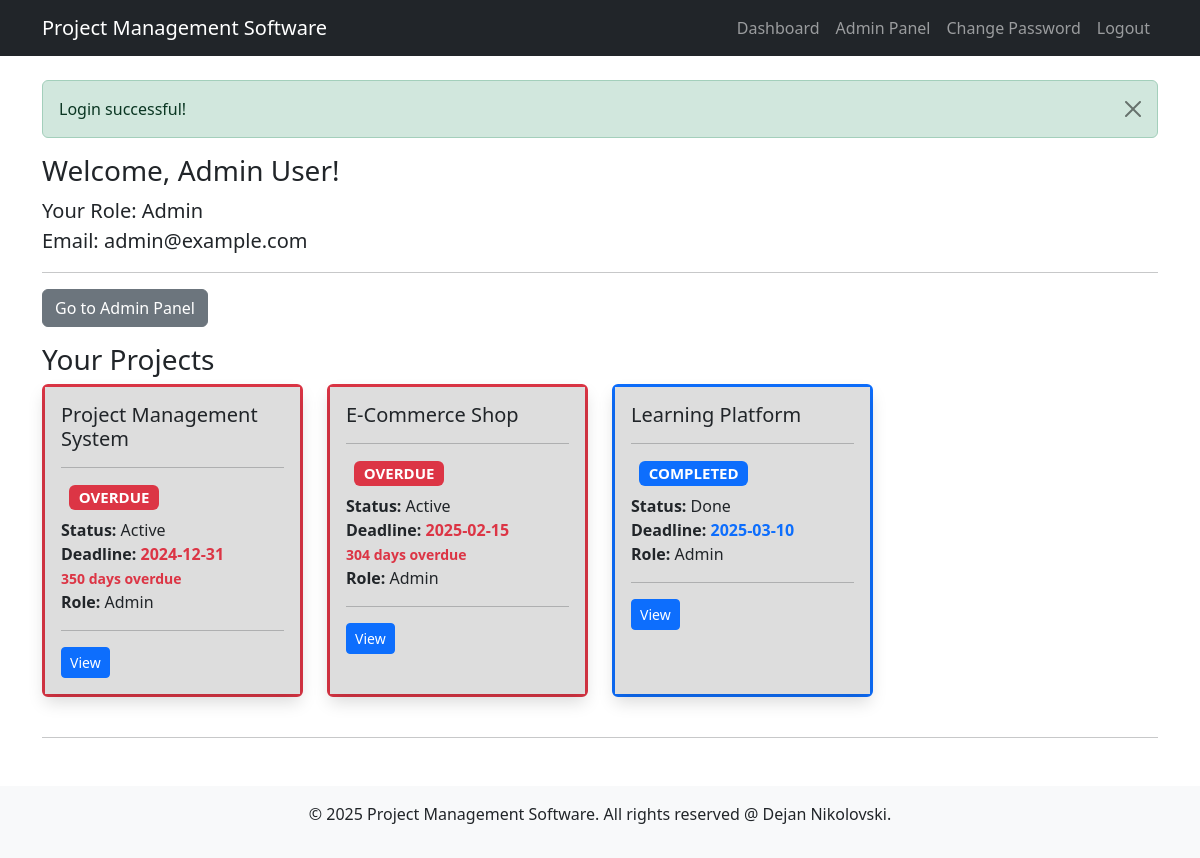
Before: /index.php?page=dashboard (signed in) with the older database file.
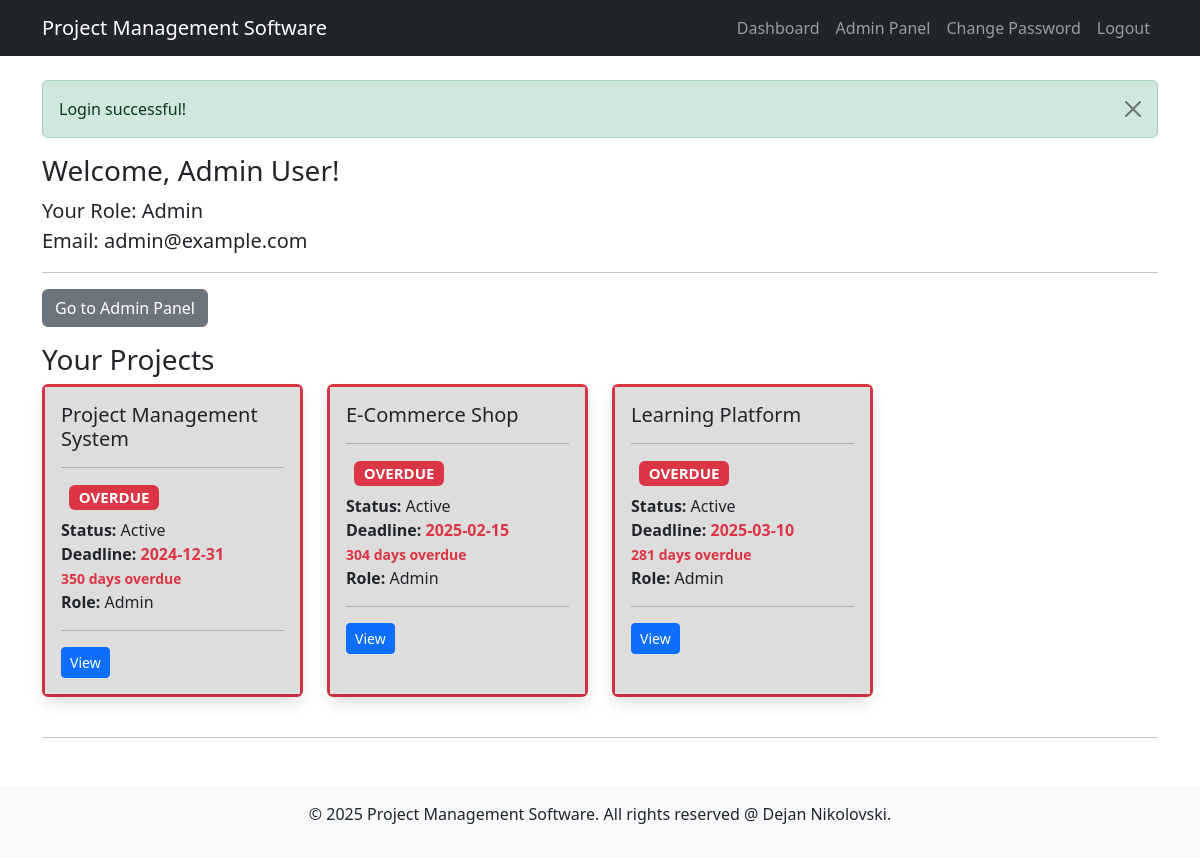
After: the same page with the newer database file.
### tables this page shows
CREATE TABLE `projects` (
  `id` int(11) NOT NULL,
  `title` varchar(255) NOT NULL,
  `description` text DEFAULT NULL,
  `requirements` text DEFAULT NULL,
  `estimated_time` varchar(50) DEFAULT NULL,
  `deadline` date DEFAULT NULL,
  `team_lead_id` int(11) DEFAULT NULL,
  `status` enum('Active','Done') DEFAULT 'Active'
);

### includes/helpers.php (called while the page is built, shortened)
<?php
function isAdmin()
{
  return isset($_SESSION['user_level']) && $_SESSION['user_level'] === 'Admin';
}

### includes/config.php (called while the page is built, shortened)
<?php
class Config
{
  public static function getBaseUrl()
  {
    $protocol = (isset($_SERVER['HTTPS']) && $_SERVER['HTTPS'] !== 'off') ? 'https://' : 'http://';
    $host = $_SERVER['HTTP_HOST'];
    $script_name = $_SERVER['SCRIPT_NAME'];
    $basePath = preg_replace('/\/controllers\/[^\/]*$/', '', $script_name);
    if ($basePath === $script_name) {
      $basePath = dirname($script_name);
    }
    $basePath = rtrim($basePath, '/\\');
    return $protocol . $host . $basePath . '/';
  }
}

### models/Project.php (called while the page is built, shortened)
<?php
class Project
{
  private $id;
  private $title;
  private $deadline;
  private $status;
  public function __construct($data)
  {
    $this->id = $data['id'] ?? null;
    $this->title = $data['title'] ?? '';
    $this->deadline = $data['deadline'] ?? null;
    $this->status = $data['status'] ?? 'Active';
  }
  public static function getAll()
  {
    $db = Database::getInstance();
    $stmt = $db->query('SELECT * FROM projects');
    $projects = [];
    while ($data = $stmt->fetch()) {
      $projects[] = new self($data);
    }
    return $projects;
  }
  public function getId()
  {
    return $this->id;
  }
  public function getTitle()
  {
    return $this->title;
  }
  public function getDeadline()
  {
    return $this->deadline;
  }
  public function getStatus()
  {
    return $this->status;
  }
}

### views/dashboard.php (the view, shortened to what this page needs)
<?php
$userId = $_SESSION['user_id'];
if (isAdmin()) {
  $projects = Project::getAll();
} else {
  $projects = Project::getForUser($userId);
}
function getDaysRemaining($deadline)
{
  $deadlineDate = strtotime($deadline);
  $today = strtotime(date('Y-m-d'));
  $diff = $deadlineDate - $today;
  return floor($diff / (60 * 60 * 24));
}
function getProjectStatusInfo($project)
{
  $status = $project->getStatus();
  $deadline = $project->getDeadline();
  if ($status === 'Done') {
    return [
      'class' => 'border-primary',
      'badge' => 'COMPLETED',
      'badgeClass' => 'bg-primary',
      'textClass' => 'text-primary'
    ];
  }
  $daysRemaining = getDaysRemaining($deadline);
  if ($daysRemaining < 0) {
    return [
      'class' => 'border-danger',
      'badge' => 'OVERDUE',
      'badgeClass' => 'bg-danger',
      'textClass' => 'text-danger',
      'daysText' => abs($daysRemaining) . ' days overdue'
    ];
  }
  return [
    'class' => 'border-success',
    'badge' => 'ON TRACK',
    'badgeClass' => 'bg-success',
    'textClass' => 'text-success',
    'daysText' => $daysRemaining . ' days left'
  ];
}
?>
<?php
$userTitle = $_SESSION['user_level'] ?? 'User';
?>
<h3>Welcome, <?= htmlspecialchars($_SESSION['user_name'] ?? 'User') ?>!</h3>
<p class="lead">
  Your Role: <strong><?= htmlspecialchars($userTitle) ?></strong><br>
  Email: <strong><?= htmlspecialchars($_SESSION['user_email'] ?? 'N/A') ?></strong>
</p>
<hr>
<?php if (isAdmin()): ?>
  <p><a href="<?= Config::getBaseUrl() ?>index.php?page=admin_panel" class="btn btn-secondary">Go to Admin Panel</a></p>
<?php endif; ?>
<h3>Your Projects</h3>
<?php if (empty($projects)): ?>
  <p class="alert alert-info">You are not part of any projects yet.</p>
<?php else: ?>
  <div class="row">
    <?php foreach ($projects as $project): ?>
      <?php $statusInfo = getProjectStatusInfo($project); ?>
      <div class="col-md-3 mb-4">
        <div class="card h-100 <?= $statusInfo['class'] ?>" style="border-width: 3px;">
          <div class="card-body bg-lightgray shadow">
            <h5 class="card-title">
              <?= htmlspecialchars($project->getTitle()) ?>
              <hr>
              <span class="badge <?= $statusInfo['badgeClass'] ?> ms-2"><?= $statusInfo['badge'] ?></span>
            </h5>
            <p class="card-text">
              <strong>Status:</strong> <?= htmlspecialchars($project->getStatus()) ?><br>
              <strong>Deadline:</strong>
              <span class="<?= $statusInfo['textClass'] ?> fw-bold">
                <?= htmlspecialchars($project->getDeadline() ? date('Y-m-d', strtotime($project->getDeadline())) : 'N/A') ?>
              </span>
              <br>
              <?php if (isset($statusInfo['daysText'])): ?>
                <small class="<?= $statusInfo['textClass'] ?>">
                  <strong><?= $statusInfo['daysText'] ?></strong>
                </small><br>
              <?php endif; ?>
              <strong>Role:</strong>
              <?php if (isAdmin()): ?>
                Admin
              <?php elseif ($project->getTeamLeadId() == $userId): ?>
                Team Lead
              <?php else: ?>
                Member
              <?php endif; ?>
            </p>
            <hr>
            <a href="<?= Config::getBaseUrl() ?>index.php?page=project_view&id=<?= $project->getId() ?>" class="btn btn-sm btn-primary">View</a>
          </div>
        </div>
      </div>
    <?php endforeach; ?>
  </div>
  <hr>
<?php endif; ?>

Changed rows visible on the page:
changed projects "Learning Platform": deadline "COMPLETED" → "OVERDUE"; status "Done" → "Active"; deadline (not shown) → "281 days overdue"
